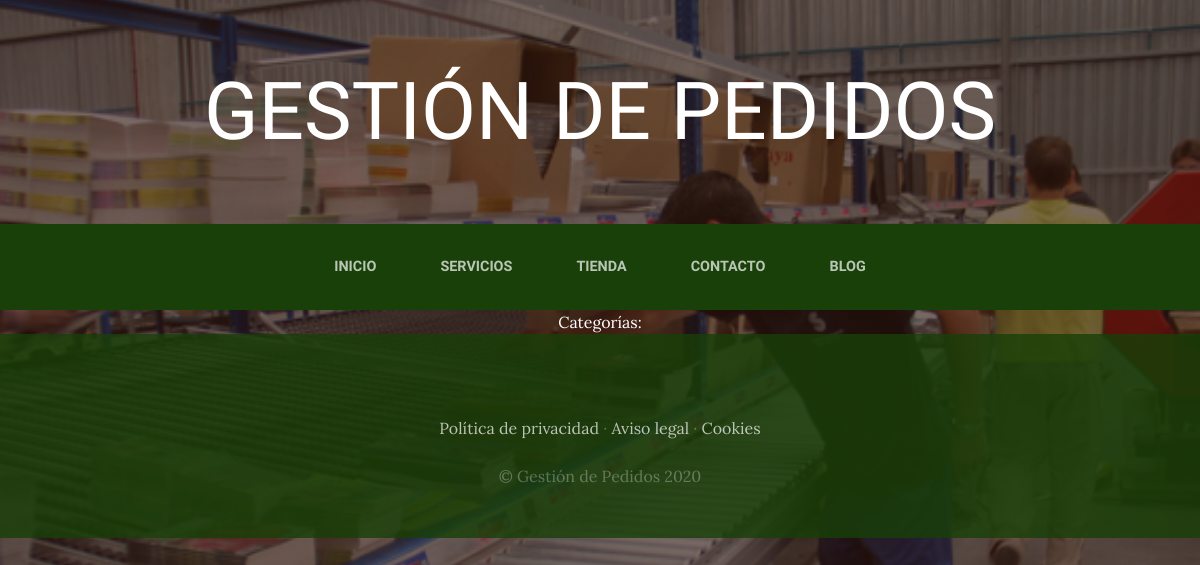
Page /blog/ on the earlier database version.
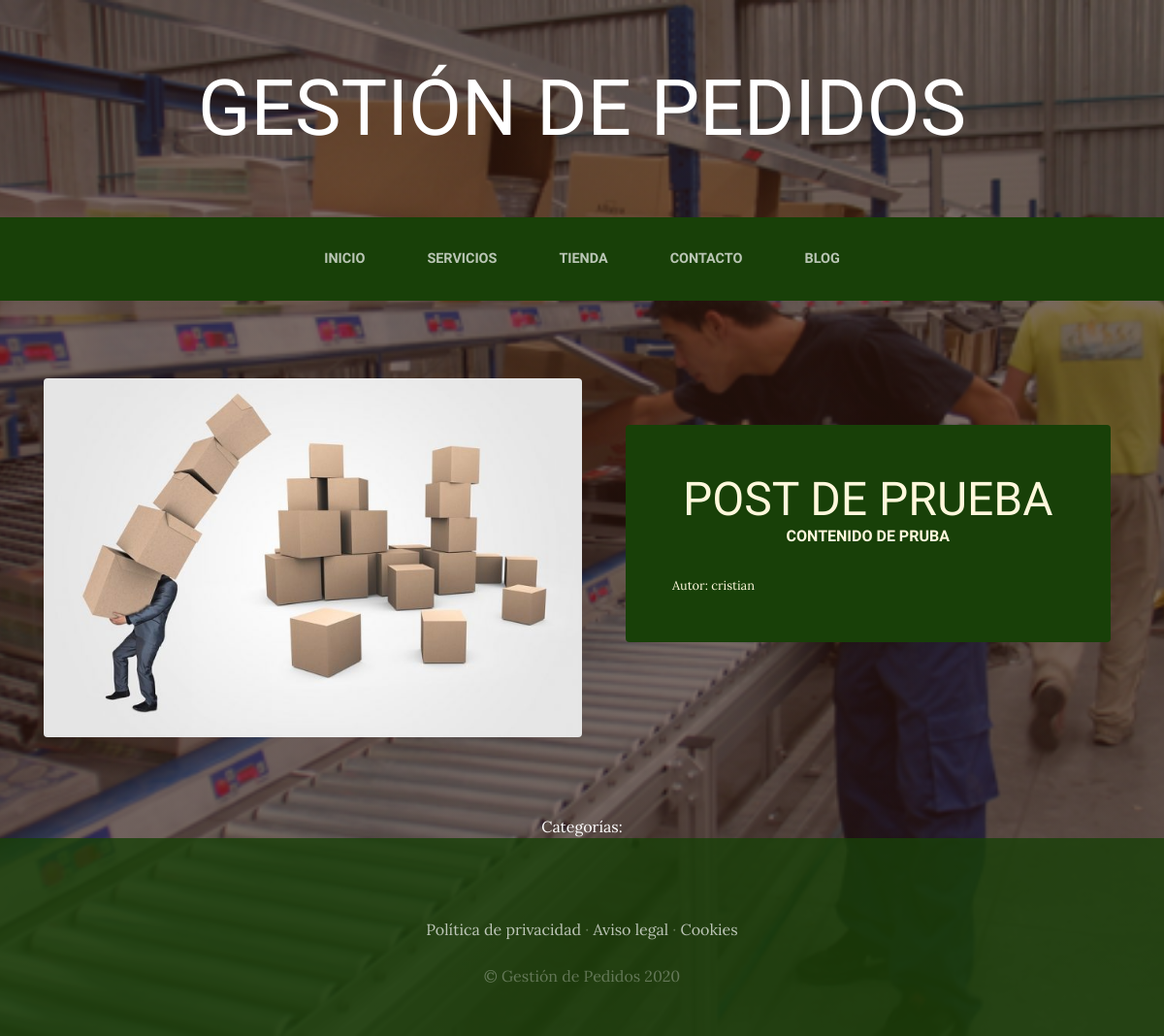
Same page on the later database version.
### blog/models.py (models this page shows, shortened)
class Post (models.Model):
    titulo=models.CharField(max_length=50)
    contenido=models.CharField(max_length=50)
    imagen=models.ImageField(upload_to="blog", null= True, blank=True)
    autor=models.ForeignKey(User, on_delete=models.CASCADE)
    categorias=models.ManyToManyField(Categoria)
    created=models.DateField(auto_now_add=True)
    updated=models.DateField(auto_now_add=True)
    class Meta:
        verbose_name="post"
        verbose_name_plural="posts"

### blog/views.py (the view)
# urls.py: 2. Add a URL to urlpatterns:  path('blog/', include('blog.urls'))
def blog (request):
    posts=Post.objects.all()
    return render (request, "blog/blog.html", {"posts":posts})

### blog/templates/blog/blog.html
{% extends "ProyectoWebApp/base.html" %} {% load static %} {% block content %}
{% for post in posts %}
<section class="page-section clearfix">
  <div class="container">
    <div class="intro">
      <img
        class="intro-img img-fluid mb-3 mb-lg-0 rounded"
        src="{{post.imagen.url}}"
        alt=""
        style="width: 50%"
      />
      <div class="intro-text left-0 text-center bg-faded p-5 rounded">
        <h2 class="section-heading mb-4">
          <span class="section-heading-lower">{{post.titulo}}</span>
          <span class="section-heading-upper">{{post.contenido}}</span>
        </h2>
        <div style="text-align: left; font-size: 0.8em">
          Autor: {{post.autor}}
        </div>
      </div>
    </div>
  </div>
</section>
{% endfor %}
<section>
  <div style="width: 75%; margin: auto; text-align: center; color: white">
    Categorías: {% for post in categorias %} {{post}}// {% endfor %}
  </div>
</section>
{% endblock %}

Differences in the rows shown:
added Post: imagen (picture), titulo "POST DE PRUEBA", contenido "CONTENIDO DE PRUBA", autor "cristian"
